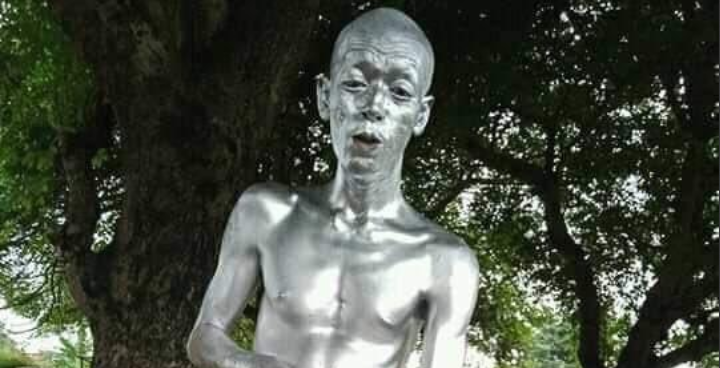
#> input picture foto.png, 720 x 368 px
$ jupyter execute --allow-errors main.ipynb
#> lines starting #> are read from the running program, lines starting #| are printed output that depends on the picture; after the words box and inside, x2 and y2 are one past the last pixel; in counts of white or black regions, pixels touching at a corner belong together
# Tugas Praktikum ACPJ Minggu - 2
## Nicholas Genta Setiawan Gunawan
### 22/504443/TK/55176

[cell 1]
import cv2
import matplotlib.pyplot as plt
import numpy as np

[cell 2]
gambar = cv2.imread("foto.png")
#> gambar is the input picture: shape (368, 720, 3); mean B, G, R 64.3, 75.7, 69.9

plt.imshow(gambar)

[cell 3]
cv2.imshow("Tes",gambar)
cv2.waitKey(0)
cv2.destroyAllWindows()

[cell 4]
hsv = cv2.cvtColor(gambar,cv2.COLOR_BGR2HSV)
#> hsv: shape (368, 720, 3); mean H, S, V 48.8, 75.1, 75.9
plt.imshow(hsv)

[cell 5]
plt.imshow(gambar[:,:,0],cmap="Reds_r")
plt.title("Red")

[cell 6]
plt.imshow(gambar[:,:,1],cmap="Greens_r")
plt.title("Green")
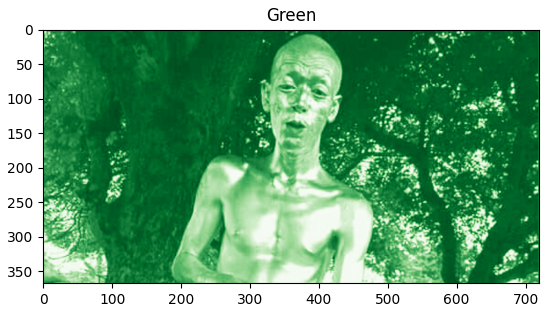
#> figure drawn by matplotlib, 1 panel

[cell 7]
plt.imshow(gambar[:,:,2],cmap="Blues_r")
plt.title("Biru")
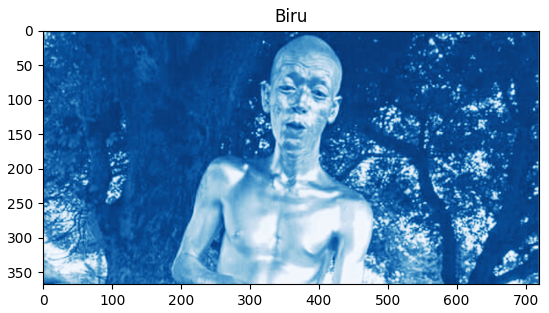
#> figure drawn by matplotlib, 1 panel

[cell 8]
color = ('b','g','r')
for i,col in enumerate(color):
  histr = cv2.calcHist([gambar],[i],None,[256],[0,256])
  plt.plot(histr,color = col)
  plt.xlim([0,256])
plt.title("Histogram")
plt.show()
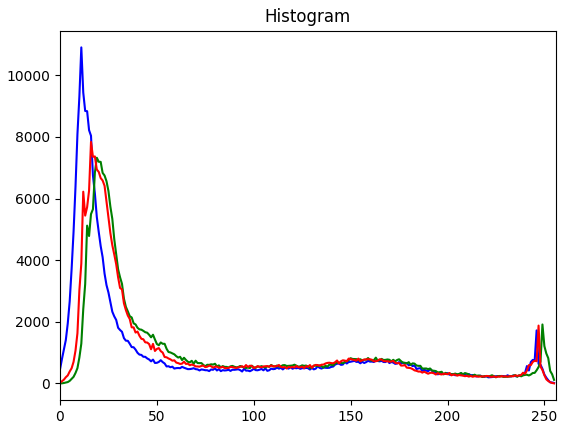
#> figure drawn by matplotlib, 1 panel; curve peaks at x = 11, y = 10909; curve peaks at x = 19, y = 7326; curve peaks at x = 16, y = 7840

[cell 9]
plt.imshow(hsv[:,:,0],cmap="gray")
plt.title("Hue")
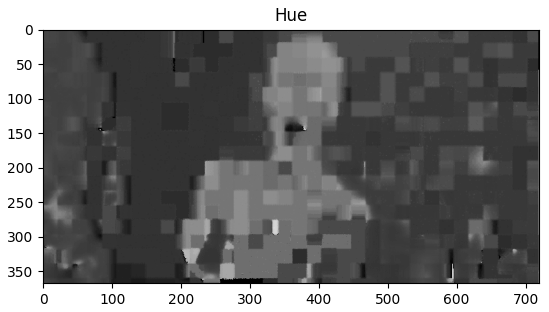
#> figure drawn by matplotlib, 1 panel

[cell 10]
plt.imshow(hsv[:,:,1],cmap="gray")
plt.title("Saturation")
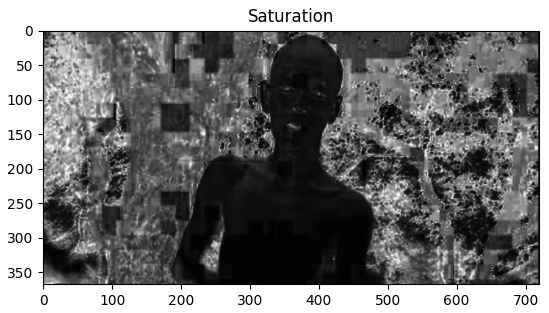
#> figure drawn by matplotlib, 1 panel

[cell 11]
plt.imshow(hsv[:,:,2],cmap="gray")
plt.title("Value")
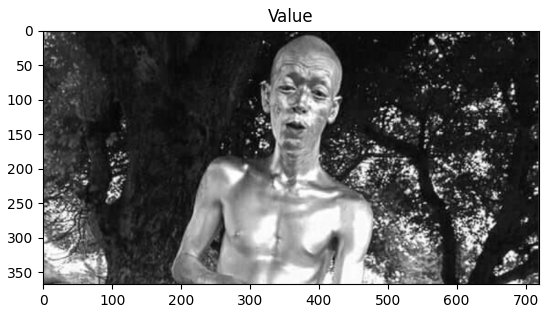
#> figure drawn by matplotlib, 1 panel

[cell 12]
color = ('r','g','b')
for i,col in enumerate(color):
  histr = cv2.calcHist([hsv],[i],None,[360],[0,360])

  plt.plot(histr,color = col)
plt.legend(["Hue","Value","Saturation"])
#   plt.xlim([0,256])
# plt.title("Histogram")
# plt.show()
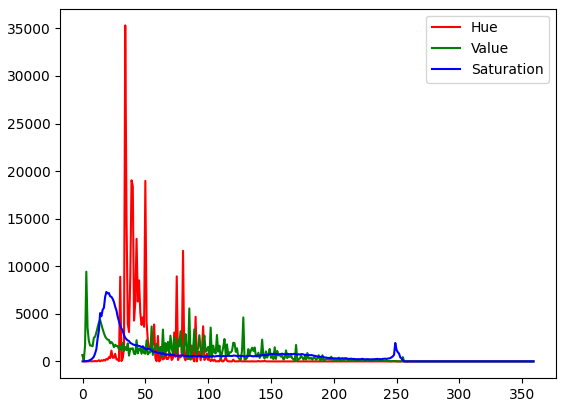
#> figure drawn by matplotlib, 1 panel; curve peaks at x = 34, y = 35312; curve peaks at x = 3, y = 9432; curve peaks at x = 19, y = 7301

[cell 13]
bawah = np.array([100,100,100])
atas = np.array([255,255,255])
mask = cv2.inRange(gambar[:,180:490,:],bawah,atas)
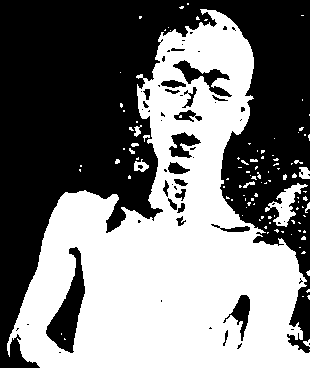
#> mask: shape (368, 310); 47.8% white; 108 white regions (94 under 20 px), largest, box (x1, y1, x2, y2) and area: (7, 9, 310, 368) 52788, (265, 183, 308, 227) 656, (134, 159, 149, 172) 108
res = cv2.bitwise_and(gambar[:,180:490,:],gambar[:,180:490,:],mask=mask)
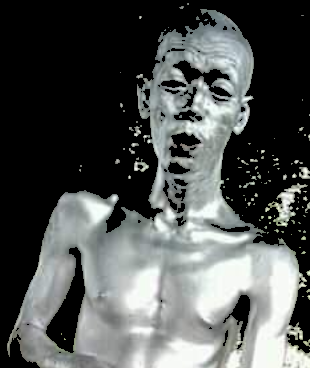
#> res: shape (368, 310, 3); mean B, G, R 83.3, 84.6, 81.5
plt.imshow(res)

[cell 14]
plt.subplot(1,3,1)
plt.imshow(res[:,:,0],cmap="Reds_r")
plt.subplot(1,3,2)
plt.imshow(res[:,:,1],cmap="Greens_r")
plt.subplot(1,3,3)
plt.imshow(res[:,:,2],cmap="Blues_r")
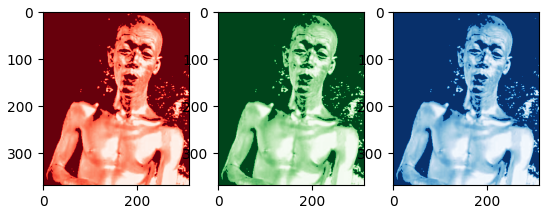
#> figure drawn by matplotlib, 3 panels

[cell 15]
bgr = cv2.cvtColor(gambar,cv2.COLOR_BGR2RGB)
plt.imshow(bgr)
